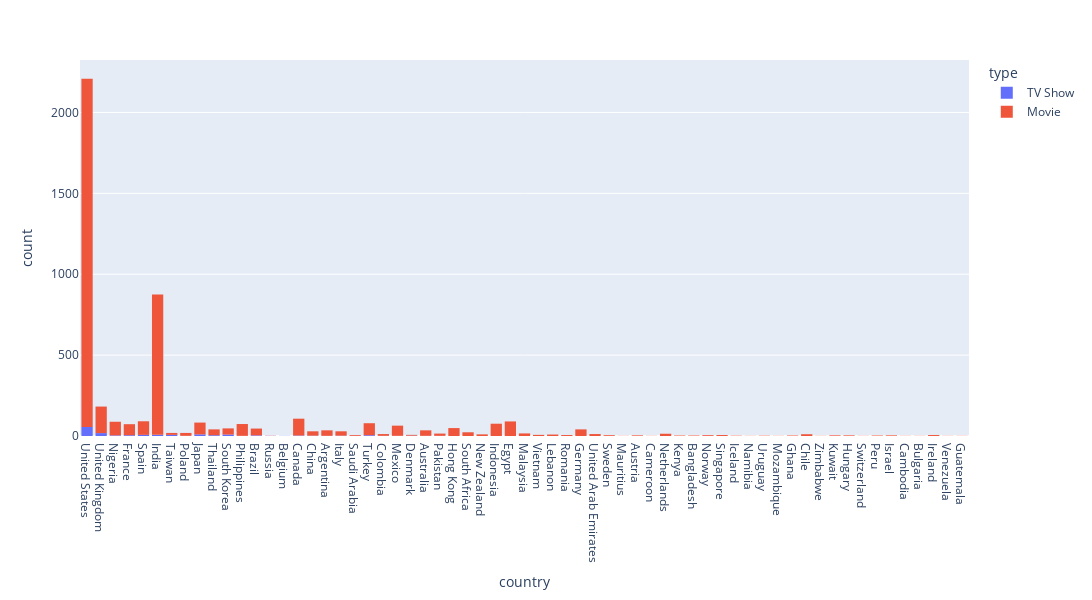

Notebook code for this chart:
### Code cell
# Explore the data 
# bar chart to show movie comparison for values with one country

one_country = df[df["country"].apply(lambda x: len(x.split(",")) == 1)]

fig = px.histogram(
    one_country,
    x="country",
    y="type",
    color="type",
    histfunc="count"
)

fig.update_layout(
    width=1200,
    height=600,
    autosize=False,
)

fig

### Figure 1 — Plotly figure (JSON) as saved in the notebook; plotly's stock layout.template omitted (floating-point values rounded to 4 significant figures; data arrays with more than 128 entries replaced by an {"elided": "..."} marker saying what was removed)
{"data": [{"alignmentgroup": "True", "bingroup": "x", "histfunc": "count", "hovertemplate": "type=TV Show<br>country=%{x}<br>count=%{y}<extra></extra>", "legendgroup": "TV Show", "marker": {"color": "#636efa", "pattern": {"shape": ""}}, "name": "TV Show", "offsetgroup": "TV Show", "orientation": "v", "showlegend": true, "type": "histogram", "x": {"elided": "156 str values"}, "xaxis": "x", "y": {"elided": "156 str values"}, "yaxis": "y"}, {"alignmentgroup": "True", "bingroup": "x", "histfunc": "count", "hovertemplate": "type=Movie<br>country=%{x}<br>count=%{y}<extra></extra>", "legendgroup": "Movie", "marker": {"color": "#EF553B", "pattern": {"shape": ""}}, "name": "Movie", "offsetgroup": "Movie", "orientation": "v", "showlegend": true, "type": "histogram", "x": {"elided": "4539 str values"}, "xaxis": "x", "y": {"elided": "4539 str values"}, "yaxis": "y"}], "layout": {"autosize": false, "barmode": "relative", "height": 600, "legend": {"title": {"text": "type"}, "tracegroupgap": 0}, "margin": {"t": 60}, "width": 1200, "xaxis": {"anchor": "y", "domain": [0, 1], "title": {"text": "country"}}, "yaxis": {"anchor": "x", "categoryarray": ["Movie", "TV Show"], "categoryorder": "array", "domain": [0, 1], "title": {"text": "count"}}}}
